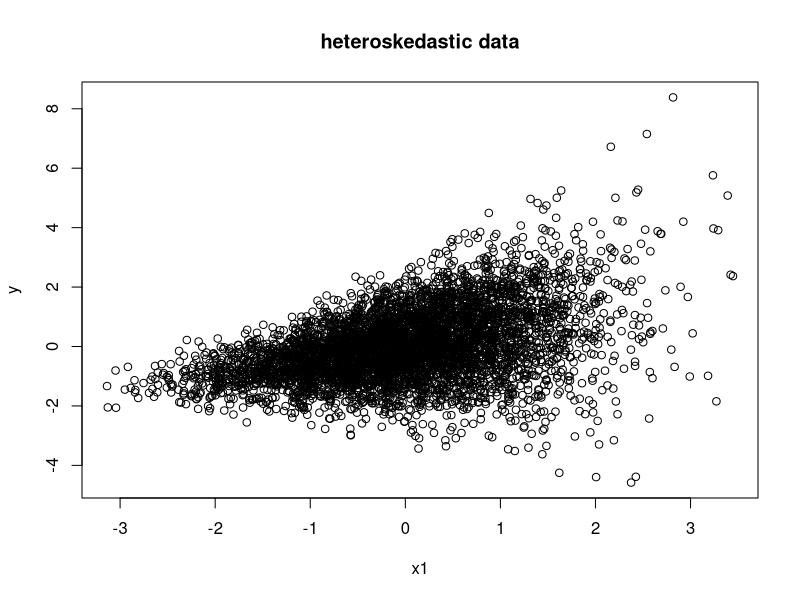
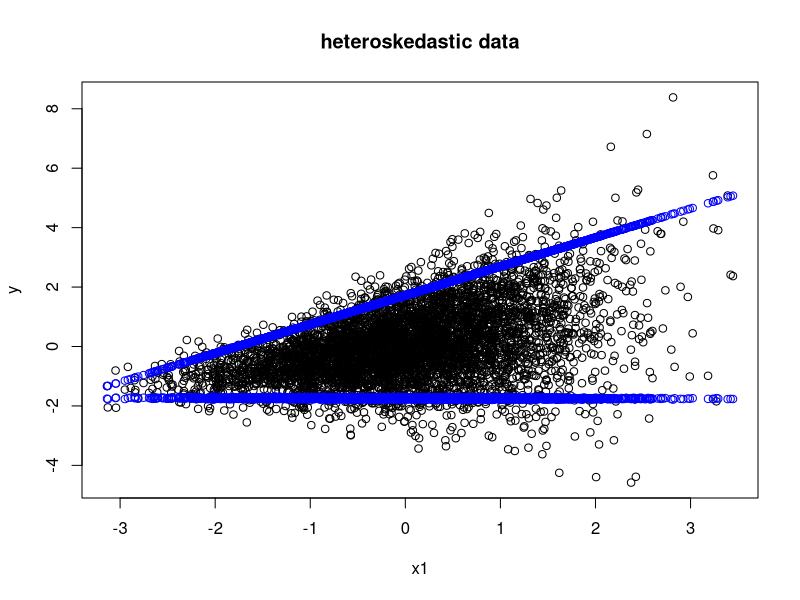
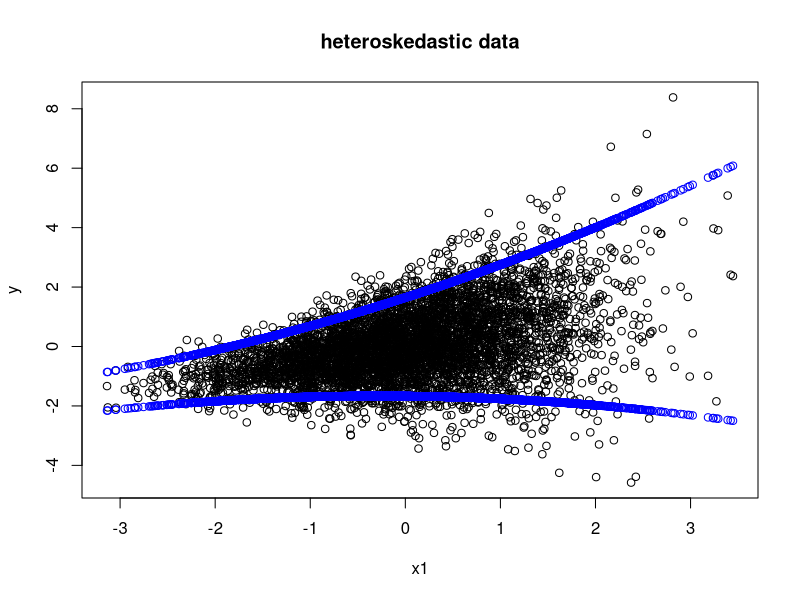

Write R code to recreate these figures, in order.
#
# Basic use of the package quantreg.R
#
# - linear quantile regression 
# - lasso on linear terms
#  
# Notes
# 
# - Generating data from logstd=b'x implies that std and therefore quantiles are non-linear in x.
# - See the quantreg package manual for many more options. In particular ...
# - ... there are several optimization methods available for rq(see rq(method=...). The default is recommended for n<=5000 and p<=20, but will become slow for faster methods.
#
# Suggested exercise: compare with the percentiles from a gamlss model. 
# 


# User's options

tau = 0.05    # e.g. 0.5 for median, 0.1 for fist quantile 

n = 5000
p = 2        # p>1. Number of variables  


# end user's options

library(quantreg)
library(splines)

# Simulate data
set.seed(123)

bm = 0.5     # conditional mean coeff
bh = 0.33    # conditional log std coeff (e.g. 0.25 for moderate heteroskedasticity, 0.33 strong heteroskedasticity )

# Generate data 
x      = matrix(rnorm(n*p),n,p)   # a (n,p) matrix of independent normal
x1     = x[,1]
x2    =  x[,2]
logstd = 0.0 + bh*x1
stdtrue = exp(logstd)
Eyx     = bm*x1      # true expected value of y given x
y       = Eyx + stdtrue*rnorm(n)

# plot data
plot(x1,y, type = 'p',main = "heteroskedastic data",col = "black")

# Fit quantile regression model
r  = rq(y ~ x, tau = tau)
r2 = rq(y ~ x, tau = 1-tau)
summary(r)

q_fit = predict(r)    # can be used for fitted values and for predictive values using newdata=... )
q_fit2 = predict(r2)    # can be used for fitted values and for predictive values using newdata=... )

plot(x1,y, type = 'p',main = "heteroskedastic data",col = "black")
lines(x1,type = 'p',q_fit, col = "blue")
lines(x1,type = 'p',q_fit2, col = "blue")

# Lasso for linear terms are "experimental"
#r = rq(y ~ x, tau = tau, method = "lasso")

# The fit is not sufficiently flexible with linear terms. quantreg offers in-built splines, but to keep '
# to what we know, we can use a (less efficient) quadratic term

data = data.frame(y=y,x1=x1,x2=x1^2)
r = rq(y ~ x1 + x2, data = data, tau = tau)
r2 = rq(y ~ x1 + x2, data = data, tau = 1-tau)
summary(r)

q_fit = predict(r)    # can be used for fitted values and for predictive values using newdata=... )
q_fit2 = predict(r2)    # can be used for fitted values and for predictive values using newdata=... )

plot(x1,y, type = 'p',main = "heteroskedastic data",col = "black")
lines(x1,type = 'p',q_fit, col = "blue")
lines(x1,type = 'p',q_fit2, col = "blue")
